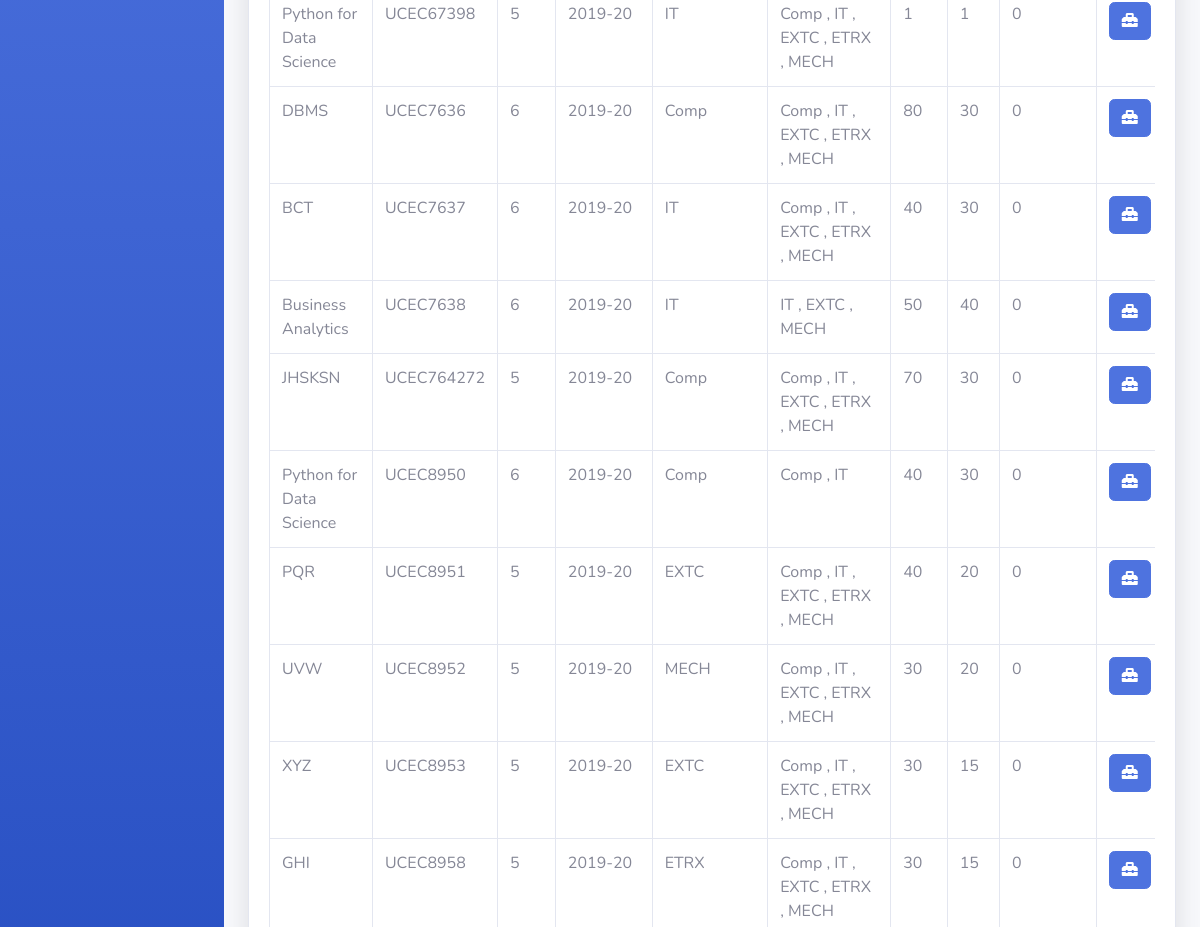
The page /institutional_coordinator/addcourse_ac.php (signed in, middle part) on the database as committed earlier.
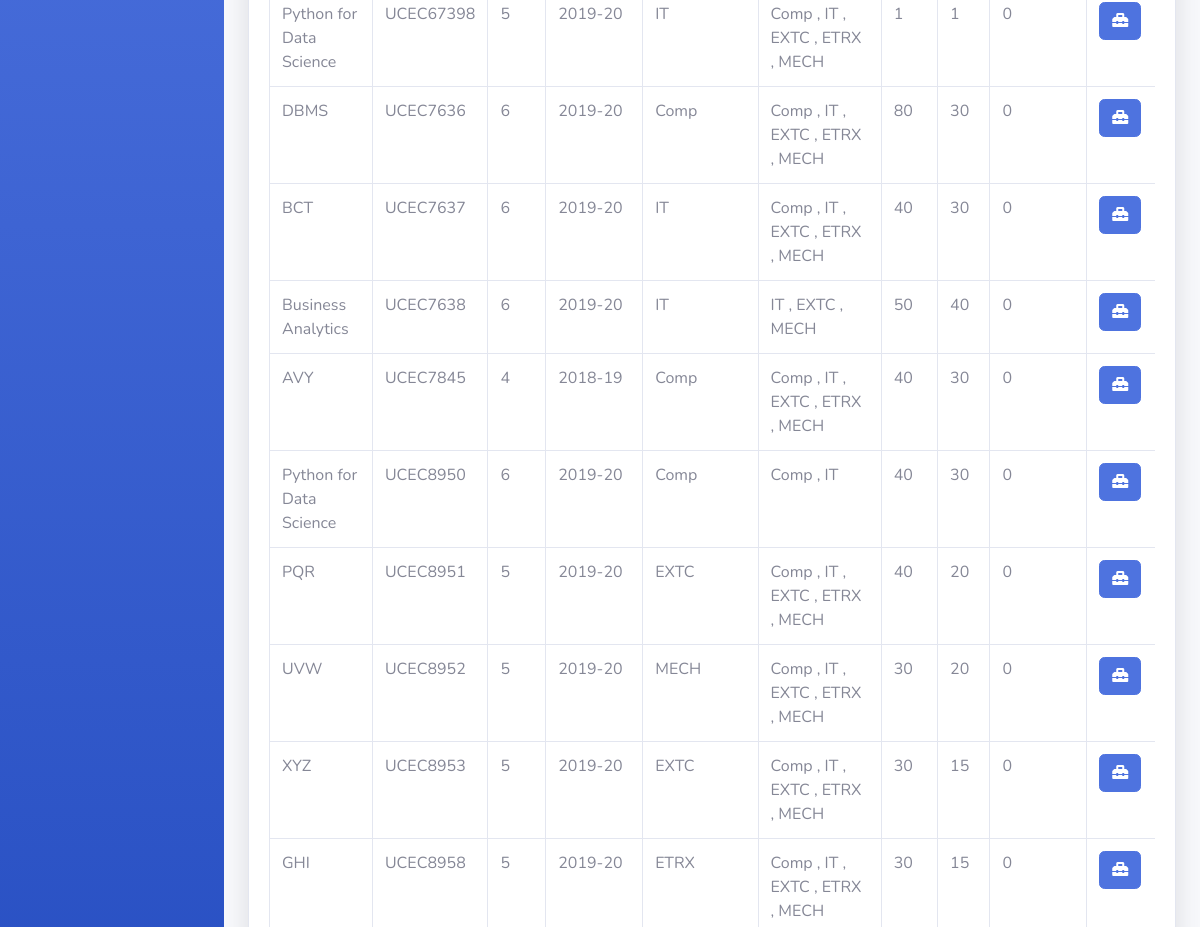
The same page on the database as committed later.
### tables this page shows
CREATE TABLE `audit_course` (
  `cid` varchar(30) NOT NULL,
  `sem` int(11) NOT NULL,
  `year` varchar(8) NOT NULL,
  `cname` varchar(50) NOT NULL,
  `dept_id` int(11) NOT NULL,
  `min` int(11) NOT NULL,
  `max` int(11) NOT NULL,
  `no_of_allocated` int(11) NOT NULL DEFAULT 0,
  `email_id` varchar(50) NOT NULL,
  `timestamp` varchar(30) NOT NULL
);

CREATE TABLE `department` (
  `dept_id` int(11) NOT NULL,
  `dept_name` varchar(50) NOT NULL
);

### institutional_coordinator/addcourse_ac.php (the view, shortened to what the changed rows need)
<?php
include('../includes/header.php');
?>
<div class="container-fluid">
    <div class="card shadow mb-4">
                                <?php
                                include_once('../config.php');
                                ?>
        <div class="card-body">
            <div class="table-responsive">
                <table class="table table-bordered" id="dataTable" width="100%" cellspacing="0">
                    <tbody>
                        <?php
                        $sql3 = "SELECT * FROM department";
                        $dept_list = array();
                        $result3 = mysqli_query($conn, $sql3);
                        while ($row = mysqli_fetch_assoc($result3)) {
                            array_push($dept_list, $row['dept_id'], $row['dept_name']);
                        }
                        $sql = "SELECT cname,cid,sem,year,dept_name,max,min,no_of_allocated FROM audit_course NATURAL JOIN department";
                        $result = mysqli_query($conn, $sql);
                        if (mysqli_num_rows($result) > 0) {
                            $count = 500;
                            while ($row = mysqli_fetch_assoc($result)) {
                                $checkbox_div = "";
                                $cid = $row['cid'];
                                $sem = $row['sem'];
                                $year = $row['year'];
                                $checked_dept = array();
                                $applicable_dept = "";
                                $sql2 = "SELECT dept_id,dept_name FROM audit_course_applicable_dept NATURAL JOIN department WHERE cid='$cid' AND sem='$sem' AND year='$year'";
                                $result2 = mysqli_query($conn, $sql2);
                                while ($row2 = mysqli_fetch_assoc($result2)) {
                                    array_push($checked_dept, $row2['dept_id']);
                                    $applicable_dept .= $row2['dept_name'] . " , ";
                                }
                                $applicable_dept = substr($applicable_dept, 0, strlen($applicable_dept) - 2);
                                for ($i = 0; $i < count($dept_list) - 1; $i = $i + 2) {
                                    $checkbox_div .= '
                                    <div class="custom-control custom-checkbox custom-control-inline">
                                        <input type="checkbox" class="custom-control-input" id="customCheck' . ($i + 100 * $count) . '" name="check_dept[]" value="' . $dept_list[$i] . '"';
                                    if (in_array($dept_list[$i], $checked_dept)) {
                                        $checkbox_div .= " checked";
                                    }
                                    $checkbox_div .= '>
                                        <label class="custom-control-label" for="customCheck' . ($i + 100 * $count) . '">' . $dept_list[$i + 1] . '</label>
                                    </div>
                                    ';
                                }
                                echo '
                                <tr>
                            <td>' . $row['cname'] . '</td>
                            <td>' . $row['cid'] . '</td>
                            <td>' . $row['sem'] . '</td>
                            <td>' . $row['year'] . '</td>
                            <td>' . $row['dept_name'] . '</td>
                            <td>' . $applicable_dept . '</td>
                            <td>' . $row['max'] . '</td>
                            <td>' . $row['min'] . '</td>
                            <td>' . $row['no_of_allocated'] . '</td>
                            <td>
                                <button type="button" class="btn btn-primary icon-btn" data-toggle="modal" data-target="#exampleModalCenter10">
                                    <i class="fas fa-toolbox"></i>
                                </button>
                            </td>
                                <button type="button" class="btn btn-primary icon-btn" data-toggle="modal" data-target="#exampleModalCenter' . $count . '">
                                </button>
                                <div class="modal fade" id="exampleModalCenter' . $count . '" tabindex="-1" role="dialog" aria-labelledby="exampleModalCenterTitle1" aria-hidden="true">
                                                        ' . $count . '' . $count . '
                                                        <a class="nav-item nav-link" id="nav-update-tab" data-toggle="tab" href="#nav-update' . $count . '" role="tab" aria-controls="nav-update' . $count . '" aria-selected="false">Update</a>
                                                    <div class="tab-pane fade show active" id="nav-delete' . $count . '" role="tabpanel" aria-labelledby="nav-delete-tab">
                                                                <input type="hidden" name="cid" value="' . $row['cid'] . '">
                                                                <input type="hidden" name="sem" value="' . $row['sem'] . '">
                                                                <input type="hidden" name="year" value="' . $row['year'] . '">
                                                    </div>
                                                    <div class="tab-pane fade" id="nav-update' . $count . '" role="tabpanel" aria-labelledby="nav-update-tab">
                                                                    <input type="text" class="form-control" required="required" placeholder="New Course Name" name="coursename" value="' . $row['cname'] . '">
                                                                    <input type="text" class="form-control" required="required" placeholder="00000" name="courseidnew" value="' . $row['cid'] . '">
                                                                    <input type="hidden" class="form-control"  placeholder="00000" name="courseidold" value="' . $row['cid'] . '">
                                                                    <input type="text" class="form-control" required="required" placeholder="Semester" name="semnew" value="' . $row['sem'] . '">
                                                                    <input type="hidden" class="form-control" placeholder="Semester" name="semold" value="' . $row['sem'] . '">
                                                                    <input type="text" class="form-control"  name="year" disabled placeholder="year" value="' . $row['year'] . '">
                                                                    <input type="hidden" class="form-control"  name="year" placeholder="year" value="' . $row['year'] . '">
                                                                    <input type="number" class="form-control" required="required" name="max" placeholder="120" value="' . $row['max'] . '">
                                                                    <input type="number" class="form-control" required="required" name="min" placeholder="1" value="' . $row['min'] . '">
                                                            ' . $checkbox_div . '
                                                    </div>
                                </div>
                        </tr>';
                                $count++;
                            }
                        }
                        ?>
                    </tbody>
                </table>
            </div>
        </div>
    </div>
</div>
<?php include('../includes/footer.php');
include('../includes/scripts.php');
?>

Rows that differ between the two databases and show on the page:
removed audit_course: cname "JHSKSN", cid "UCEC764272", sem "5", year "2019-20", dept.dept_name "Comp", applicable_dept "Comp , IT , EXTC , ETRX , MECH", max "70", min "30", no_of_allocated "0"
added audit_course: cname "AVY", cid "UCEC7845", sem "4", year "2018-19", dept.dept_name "Comp", applicable_dept "Comp , IT , EXTC , ETRX , MECH", max "40", min "30", no_of_allocated "0"
